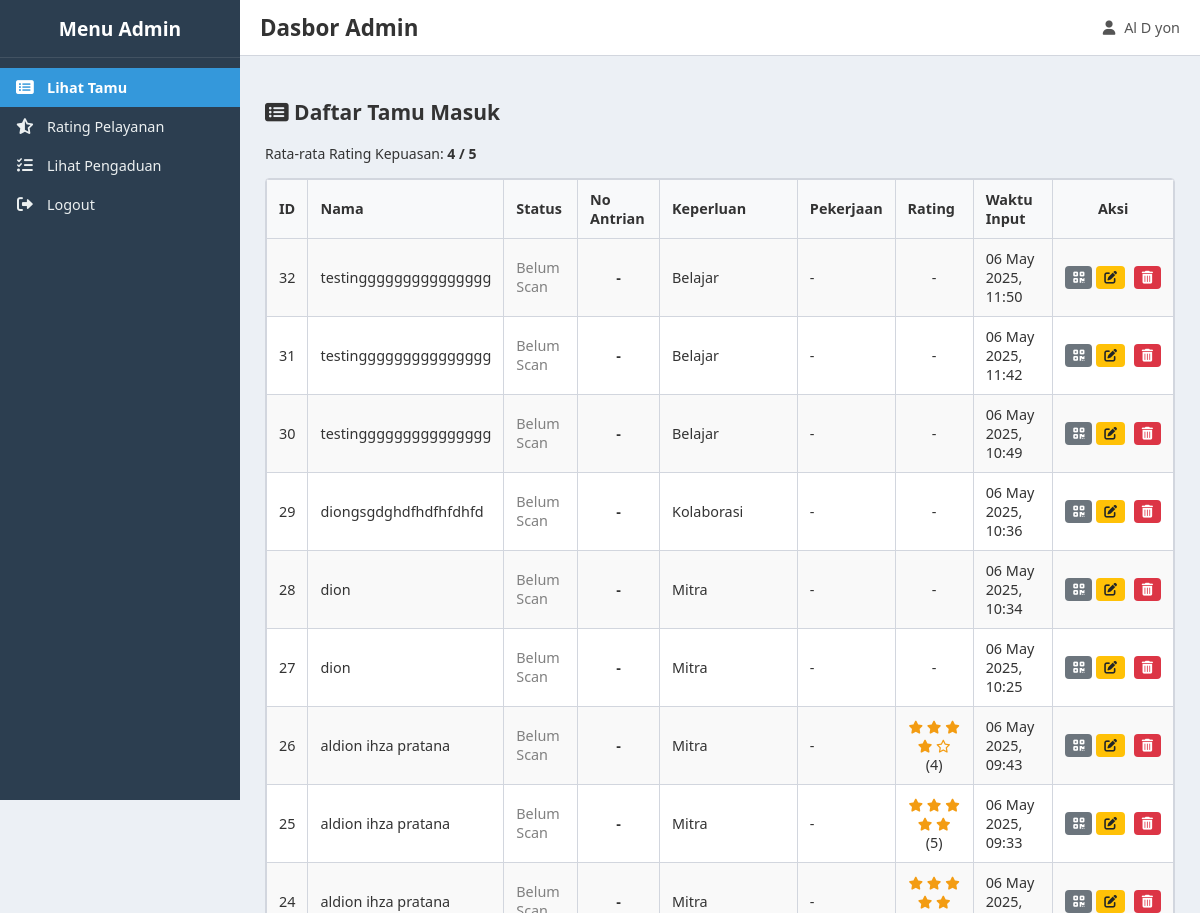
The app's page /admin_dashboard.php (signed in, upper part), older data.
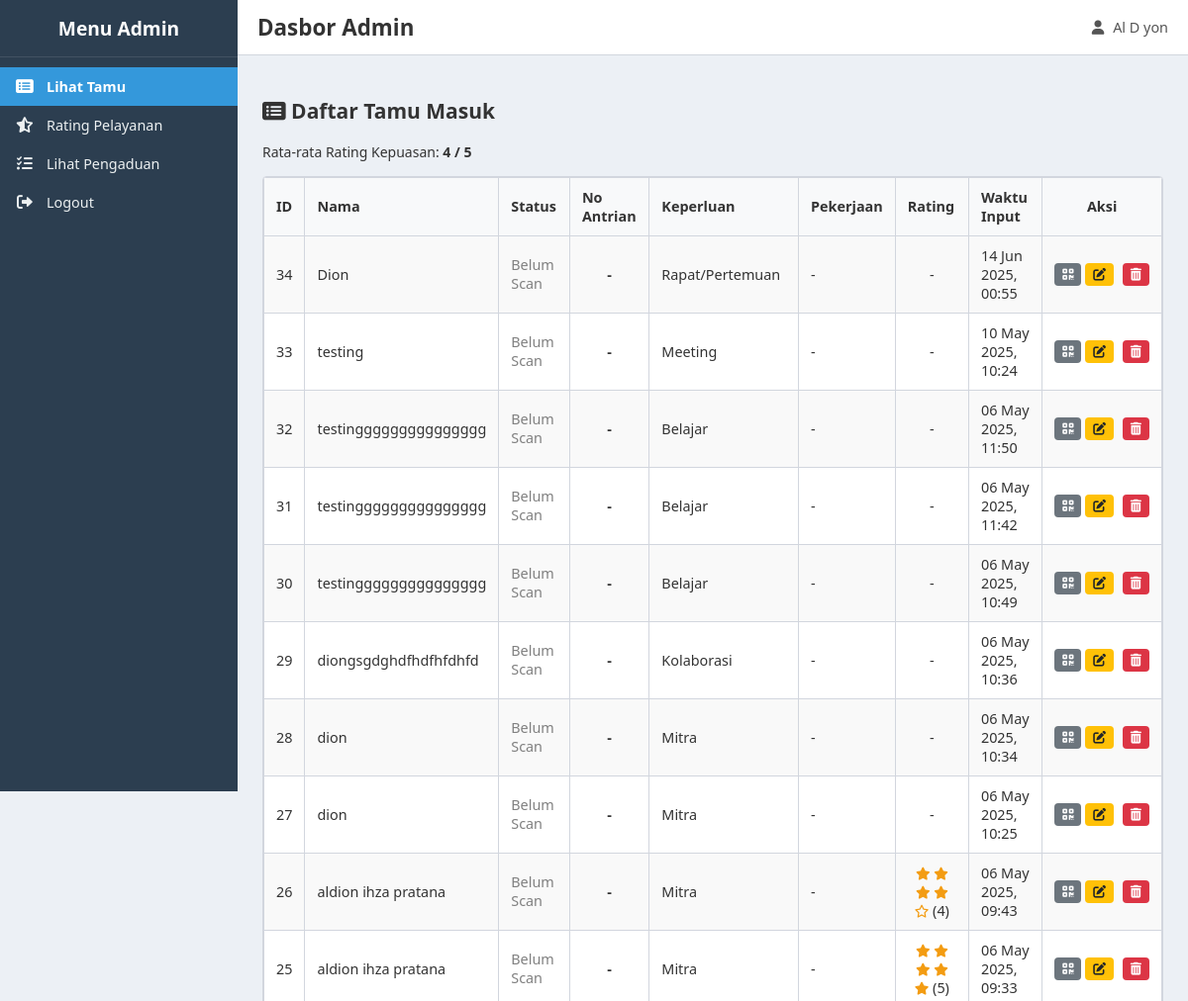
The same page, newer data.
### tables this page shows
CREATE TABLE `tamu` (
  `id` int(11) NOT NULL,
  `nama` varchar(100) NOT NULL,
  `alamat` text DEFAULT NULL COMMENT 'Alamat tamu',
  `keperluan` text DEFAULT NULL COMMENT 'Keperluan kunjungan tamu',
  `pekerjaan` varchar(100) DEFAULT NULL,
  `no_telp` varchar(20) DEFAULT NULL COMMENT 'Nomor telepon tamu',
  `pesan` text NOT NULL,
  `rating` tinyint(4) NOT NULL COMMENT 'Rating kepuasan 1-5',
  `status_kehadiran` varchar(20) DEFAULT NULL COMMENT 'Status (e.g., Hadir)',
  `waktu_scan_masuk` datetime DEFAULT NULL COMMENT 'Waktu saat QR di-scan',
  `no_antrian_hari_ini` int(11) DEFAULT NULL,
  `tanggal_antrian` date DEFAULT NULL,
  `waktu_input` timestamp NOT NULL DEFAULT current_timestamp()
);

### admin_dashboard.php (the view, shortened to what the changed rows need)
<?php
require_once 'koneksi.php';
$page = isset($_GET['page']) ? $_GET['page'] : 'lihat_tamu';
$query_tamu = null;
if (!$koneksi) {
    $pesan_error_global = "Koneksi database gagal.";
} else {
    if ($page == 'lihat_tamu' || $page == '') {
        $sql_tamu = "SELECT id, nama, alamat, keperluan, pekerjaan, no_telp, pesan, rating, waktu_input, status_kehadiran, waktu_scan_masuk, no_antrian_hari_ini, tanggal_antrian
                     FROM tamu ORDER BY waktu_input DESC";
        $query_tamu = mysqli_query($koneksi, $sql_tamu);
    }
}
?>
<!DOCTYPE html>
<html lang="id">
<head>
    <link rel="stylesheet" href="style.css">
    <link rel="stylesheet" href="https://cdnjs.cloudflare.com/ajax/libs/font-awesome/6.0.0-beta3/css/all.min.css">
</head>
<body class="admin-body">
    <div class="admin-wrapper">
        <main class="admin-content">
            <header class="admin-content-header">
                <h1>Dasbor Admin</h1>
            </header>
            <div class="content-area">
                <?php
                switch ($page) {
                        ?>
                        <?php
                    case 'lihat_tamu':
                    default:
                        ?>
                        <h2><i class="fas fa-list-alt"></i> Daftar Tamu Masuk</h2>
                        <div class="table-responsive">
                            <table>
                                <thead>
                                    <tr>
                                        <th>ID</th><th>Nama</th><th>Status</th><th>No Antrian</th>
                                        <th>Keperluan</th><th>Pekerjaan</th><th>Rating</th>
                                        <th>Waktu Input</th><th>Aksi</th>
                                    </tr>
                                </thead>
                                <tbody>
                                    <?php if ($query_tamu && mysqli_num_rows($query_tamu) > 0): ?>
                                        <?php while($tamu = mysqli_fetch_assoc($query_tamu)):
                                            $statusClass = (!empty($tamu['status_kehadiran']) && $tamu['status_kehadiran'] == 'Hadir') ? 'status-hadir' : 'status-belum';
                                            $statusText = ($statusClass == 'status-hadir') ? 'Hadir' : 'Belum Scan';
                                            $no_antrian_display = '-';
                                            $qrDataTamu = "ID Tamu: " . $tamu['id'] . "\nNama: " . htmlspecialchars($tamu['nama']) . "\nPekerjaan: " . htmlspecialchars($tamu['pekerjaan'] ?? '-') ."\nWaktu: " . date('d/m/Y H:i', strtotime($tamu['waktu_input'])) . "\n";
                                            if (!empty($tamu['keperluan'])) $qrDataTamu .= "Keperluan: " . htmlspecialchars($tamu['keperluan']);
                                            $nama_tamu_bersih_untuk_file = preg_replace('/[^A-Za-z0-9_\-]/', '_', $tamu['nama']);
                                            $namaFileQr = 'QRCode_Tamu_' . $tamu['id'] . '_' . $nama_tamu_bersih_untuk_file . '.png';
                                        ?>
                                        <tr>
                                            <td><?php echo $tamu['id']; ?></td>
                                            <td><?php echo htmlspecialchars($tamu['nama']); ?></td>
                                            <td class="<?php echo $statusClass; ?>">
                                                <?php echo $statusText; ?>
                                            </td>
                                            <td style="text-align: center; font-weight: bold;"><?php echo $no_antrian_display; ?></td>
                                            <td><?php echo htmlspecialchars($tamu['keperluan'] ?? '-'); ?></td>
                                            <td><?php echo htmlspecialchars($tamu['pekerjaan'] ?? '-'); ?></td>
                                            <td class="rating-stars-small" style="text-align:center;">
                                                <?php if (!empty($tamu['rating'])): ?>
                                                    <?php for($i_star = 1; $i_star <= 5; $i_star++): ?>
                                                        <i class="fa<?php echo ($i_star <= $tamu['rating']) ? 's' : 'r'; ?> fa-star"></i>
                                                    <?php endfor; ?>
                                                    (<?php echo $tamu['rating']; ?>)
                                                <?php else: echo '-'; endif; ?>
                                            </td>
                                            <td><?php echo date('d M Y, H:i', strtotime($tamu['waktu_input'])); ?></td>
                                            <td style="white-space: nowrap;">
                                                 <button type="button" class="btn btn-secondary btn-sm btn-view-qr"
                                                         data-qrdata="<?php echo htmlspecialchars($qrDataTamu); ?>"
                                                         data-filename="<?php echo htmlspecialchars($namaFileQr); ?>"
                                                         data-namatamu="<?php echo htmlspecialchars($tamu['nama']); ?>"
                                                         title="Lihat QR">
                                                     <i class="fas fa-qrcode"></i>
                                                 </button>
                                                 <button type="button" class="btn btn-warning btn-sm btn-edit-tamu"
                                                    data-id="<?php echo $tamu['id'];?>"
                                                    data-nama="<?php echo htmlspecialchars($tamu['nama']);?>"
                                                    data-alamat="<?php echo htmlspecialchars($tamu['alamat']??'');?>"
                                                    data-keperluan="<?php echo htmlspecialchars($tamu['keperluan']??'');?>"
                                                    data-pekerjaan="<?php echo htmlspecialchars($tamu['pekerjaan']??'');?>"
                                                    data-notelp="<?php echo htmlspecialchars($tamu['no_telp']??'');?>"
                                                    data-rating="<?php echo htmlspecialchars($tamu['rating']??'');?>"
                                                    title="Edit Data Tamu">
                                                     <i class="fas fa-edit"></i>
                                                 </button>
                                                 <form action="hapus_tamu.php" method="post"
                                                       onsubmit="return confirm('Yakin hapus tamu \'<?php echo htmlspecialchars(addslashes($tamu['nama'])); ?>\' (ID: <?php echo $tamu['id']; ?>)?');"
                                                       style="display:inline; margin-left: 5px;">
                                                     <button type="submit" name="hapus" class="btn btn-hapus btn-sm" title="Hapus">
                                                         <i class="fas fa-trash-alt"></i>
                                                     </button>
                                                 </form>
                                            </td>
                                        </tr>
                                        <?php endwhile; ?>
                                    <?php else: ?>
                                        <tr><td colspan="9" style="text-align: center;">Belum ada data tamu.</td></tr>
                                    <?php endif; ?>
                                </tbody>
                            </table>
                        </div>
                        <?php
                        break;
                }
                ?>
            </div>
        </main>
    </div>
</body>
</html>

Row changes from the older to the newer data that the page shows:
no longer on this page (row unchanged): tamu: id "24", nama "aldion ihza pratana", no_antrian_display "-", keperluan "Mitra", pekerjaan "-", rating 5 (drawn)
added tamu: id "34", nama "Dion", status_kehadiran "Belum Scan", no_antrian_display "-", keperluan "Rapat/Pertemuan", pekerjaan "-", waktu_input "14 Jun 2025, 00:55"
added tamu: id "33", nama "testing", status_kehadiran "Belum Scan", no_antrian_display "-", keperluan "Meeting", pekerjaan "-", waktu_input "10 May 2025, 10:24"
